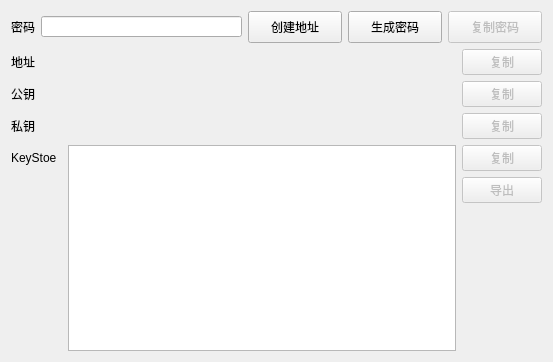
<?xml version="1.0" encoding="UTF-8"?>
<ui version="4.0">
 <class>account</class>
 <widget class="QDialog" name="account">
  <property name="geometry">
   <rect>
    <x>0</x>
    <y>0</y>
    <width>553</width>
    <height>362</height>
   </rect>
  </property>
  <property name="windowTitle">
   <string>创建账号</string>
  </property>
  <layout class="QGridLayout" name="gridLayout_3">
   <item row="0" column="0">
    <layout class="QVBoxLayout" name="verticalLayout">
     <item>
      <layout class="QGridLayout" name="gridLayout_2">
       <item row="0" column="0">
        <widget class="QLabel" name="label">
         <property name="text">
          <string>密码</string>
         </property>
        </widget>
       </item>
       <item row="0" column="1">
        <widget class="QLineEdit" name="lineEdit_pass">
         <property name="minimumSize">
          <size>
           <width>157</width>
           <height>21</height>
          </size>
         </property>
         <property name="maximumSize">
          <size>
           <width>20000</width>
           <height>21</height>
          </size>
         </property>
         <property name="text">
          <string/>
         </property>
        </widget>
       </item>
       <item row="0" column="2">
        <widget class="QPushButton" name="pushButton_genAddress">
         <property name="enabled">
          <bool>true</bool>
         </property>
         <property name="sizePolicy">
          <sizepolicy hsizetype="Minimum" vsizetype="Fixed">
           <horstretch>0</horstretch>
           <verstretch>0</verstretch>
          </sizepolicy>
         </property>
         <property name="minimumSize">
          <size>
           <width>94</width>
           <height>32</height>
          </size>
         </property>
         <property name="maximumSize">
          <size>
           <width>94</width>
           <height>32</height>
          </size>
         </property>
         <property name="focusPolicy">
          <enum>Qt::NoFocus</enum>
         </property>
         <property name="text">
          <string>创建地址</string>
         </property>
        </widget>
       </item>
       <item row="0" column="3">
        <widget class="QPushButton" name="pushButton_genPass">
         <property name="minimumSize">
          <size>
           <width>94</width>
           <height>32</height>
          </size>
         </property>
         <property name="maximumSize">
          <size>
           <width>94</width>
           <height>32</height>
          </size>
         </property>
         <property name="focusPolicy">
          <enum>Qt::NoFocus</enum>
         </property>
         <property name="text">
          <string>生成密码</string>
         </property>
        </widget>
       </item>
       <item row="0" column="4" colspan="2">
        <widget class="QPushButton" name="pushButton_copyPass">
         <property name="enabled">
          <bool>false</bool>
         </property>
         <property name="minimumSize">
          <size>
           <width>94</width>
           <height>32</height>
          </size>
         </property>
         <property name="maximumSize">
          <size>
           <width>94</width>
           <height>32</height>
          </size>
         </property>
         <property name="focusPolicy">
          <enum>Qt::NoFocus</enum>
         </property>
         <property name="text">
          <string>复制密码</string>
         </property>
        </widget>
       </item>
       <item row="1" column="0">
        <widget class="QLabel" name="label_2">
         <property name="text">
          <string>地址</string>
         </property>
        </widget>
       </item>
       <item row="1" column="1" colspan="4">
        <widget class="QLabel" name="label_address">
         <property name="cursor">
          <cursorShape>IBeamCursor</cursorShape>
         </property>
         <property name="autoFillBackground">
          <bool>true</bool>
         </property>
         <property name="frameShadow">
          <enum>QFrame::Plain</enum>
         </property>
         <property name="text">
          <string/>
         </property>
        </widget>
       </item>
       <item row="1" column="5">
        <widget class="QPushButton" name="pushButton_copyAdress">
         <property name="enabled">
          <bool>false</bool>
         </property>
         <property name="focusPolicy">
          <enum>Qt::NoFocus</enum>
         </property>
         <property name="text">
          <string>复制</string>
         </property>
        </widget>
       </item>
       <item row="2" column="0">
        <widget class="QLabel" name="label_3">
         <property name="text">
          <string>公钥</string>
         </property>
        </widget>
       </item>
       <item row="2" column="1" colspan="4">
        <widget class="QLabel" name="label_pubKey">
         <property name="cursor">
          <cursorShape>IBeamCursor</cursorShape>
         </property>
         <property name="autoFillBackground">
          <bool>true</bool>
         </property>
         <property name="frameShadow">
          <enum>QFrame::Plain</enum>
         </property>
         <property name="text">
          <string/>
         </property>
        </widget>
       </item>
       <item row="2" column="5">
        <widget class="QPushButton" name="pushButton_copyPubKey">
         <property name="enabled">
          <bool>false</bool>
         </property>
         <property name="focusPolicy">
          <enum>Qt::NoFocus</enum>
         </property>
         <property name="text">
          <string>复制</string>
         </property>
        </widget>
       </item>
       <item row="3" column="0">
        <widget class="QLabel" name="label_4">
         <property name="text">
          <string>私钥</string>
         </property>
        </widget>
       </item>
       <item row="3" column="1" colspan="4">
        <widget class="QLabel" name="label_priKey">
         <property name="cursor">
          <cursorShape>IBeamCursor</cursorShape>
         </property>
         <property name="autoFillBackground">
          <bool>true</bool>
         </property>
         <property name="frameShadow">
          <enum>QFrame::Plain</enum>
         </property>
         <property name="text">
          <string/>
         </property>
        </widget>
       </item>
       <item row="3" column="5">
        <widget class="QPushButton" name="pushButton_copyPrivateKey">
         <property name="enabled">
          <bool>false</bool>
         </property>
         <property name="focusPolicy">
          <enum>Qt::NoFocus</enum>
         </property>
         <property name="text">
          <string>复制</string>
         </property>
        </widget>
       </item>
      </layout>
     </item>
     <item>
      <layout class="QGridLayout" name="gridLayout">
       <item row="0" column="0">
        <widget class="QLabel" name="label_5">
         <property name="minimumSize">
          <size>
           <width>51</width>
           <height>16</height>
          </size>
         </property>
         <property name="maximumSize">
          <size>
           <width>51</width>
           <height>61</height>
          </size>
         </property>
         <property name="text">
          <string>KeyStoe</string>
         </property>
        </widget>
       </item>
       <item row="0" column="1" rowspan="3">
        <widget class="QTextBrowser" name="textBrowser_keyStore"/>
       </item>
       <item row="0" column="2">
        <widget class="QPushButton" name="pushButton_copyKeyStore">
         <property name="enabled">
          <bool>false</bool>
         </property>
         <property name="focusPolicy">
          <enum>Qt::NoFocus</enum>
         </property>
         <property name="text">
          <string>复制</string>
         </property>
        </widget>
       </item>
       <item row="1" column="0" rowspan="2">
        <spacer name="verticalSpacer">
         <property name="orientation">
          <enum>Qt::Vertical</enum>
         </property>
         <property name="sizeHint" stdset="0">
          <size>
           <width>20</width>
           <height>158</height>
          </size>
         </property>
        </spacer>
       </item>
       <item row="1" column="2">
        <widget class="QPushButton" name="pushButton_exportKeyStore">
         <property name="enabled">
          <bool>false</bool>
         </property>
         <property name="focusPolicy">
          <enum>Qt::NoFocus</enum>
         </property>
         <property name="text">
          <string>导出</string>
         </property>
        </widget>
       </item>
       <item row="2" column="2">
        <spacer name="verticalSpacer_2">
         <property name="orientation">
          <enum>Qt::Vertical</enum>
         </property>
         <property name="sizeHint" stdset="0">
          <size>
           <width>28</width>
           <height>118</height>
          </size>
         </property>
        </spacer>
       </item>
      </layout>
     </item>
    </layout>
   </item>
  </layout>
 </widget>
 <resources/>
 <connections/>
</ui>
